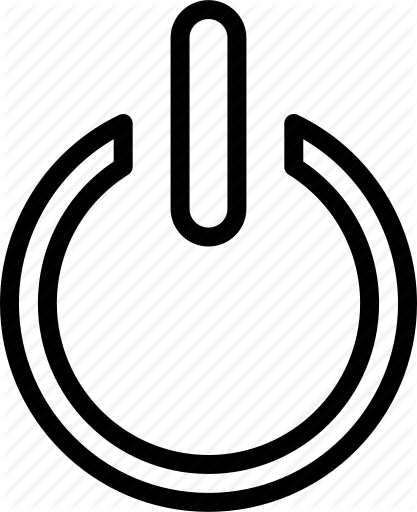
#> input picture python/plus.png, 417 x 512 px; the run also reads 1 picture not shown here
$ python matplotlibtestguiversion3.py
#> lines starting #> are read from the running program, lines starting #| are printed output that depends on the picture
import matplotlib.pyplot as plt
import numpy as np
from PIL import Image
from PIL import GifImagePlugin
from matplotlib.animation import FuncAnimation
from matplotlib.widgets import Button,Cursor,RadioButtons,Slider
from matplotlib.text import Text
import pandas as pd
imageObject = Image.open("./test.gif")
imageObject.seek(0)
j=0
fig = plt.figure(figsize=(8,4.5),facecolor=(0.129,0.129,0.129))
ax3=fig.add_subplot(212)
line3, =ax3.plot([1,2,3],[1,2,3])
ax2=fig.add_subplot(211)
line2, =ax2.plot([1,2,3],[1,2,3])
ax1=fig.add_subplot(111)
line1, =ax1.plot([1,2,3],[1,2,3])
ax1.tick_params(axis='x', colors='white')
ax1.tick_params(axis='y', colors='white')
ax2.tick_params(axis='x', colors='white')
ax2.tick_params(axis='y', colors='white')
ax3.tick_params(axis='x', colors='white')
ax3.tick_params(axis='y', colors='white')
fig.subplots_adjust(left=0.20,right=0.80,bottom=0.04)
typeSelectorax = plt.axes([0.01,0.71,0.14,0.25])
typeSelector = RadioButtons(typeSelectorax,("none","butter","ellip","cheby"))
slider1ax = plt.axes([0.01,0.26,0.04,0.4])
slider1 = Slider(slider1ax,"low",0.05,10,orientation="vertical")
slider1.label.set_color("white")
slider2ax = plt.axes([0.06,0.26,0.04,0.4])
slider2 = Slider(slider2ax,"high",1,60,orientation="vertical")
slider2.label.set_color("white")
slider3ax = plt.axes([0.11,0.26,0.04,0.4])
slider3 = Slider(slider3ax,"order",0,5,orientation="vertical")
slider3.label.set_color("white")
plusbuttonax = plt.axes([0.9,0.01,0.1,0.09])
plusim = Image.open("plus.png")
#> plusim is the input picture: PIL image 417x512 RGBA; mean R, G, B, A 18.2, 18.2, 17.2, 59.6
plusbutton = Button(plusbuttonax,"",plusim,color=(0.129,0.129,0.129),hovercolor=(0.15,0.15,0.15))
savebuttonax=plt.axes([0.9,0.13,0.1,0.1])
loadbuttonax=plt.axes([0.9,0.26,0.1,0.1])
saveim = Image.open("save.png")
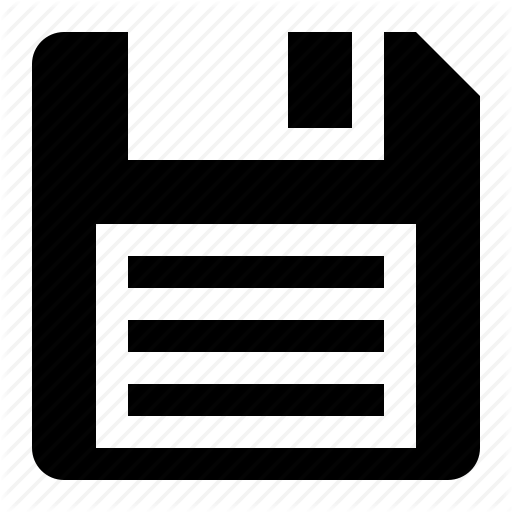
#> input picture python/save.png, 512 x 512 px
#> saveim is the input picture: PIL image 512x512 P; mean R, G, B, A 12.8, 12.8, 12.1, 122.8
savebutton = Button(savebuttonax,"",saveim,color=(0.129,0.129,0.129),hovercolor=(0.17,0.15,0.15))
loadim = Image.open("select.png")
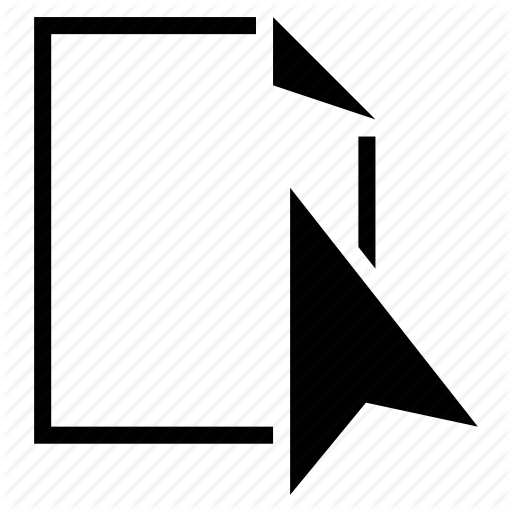
#> input picture python/select.png, 512 x 512 px
#> loadim is the input picture: PIL image 512x512 RGBA; mean R, G, B, A 19.8, 19.8, 18.6, 44.8
loadbutton = Button(loadbuttonax,"",loadim,color=(0.129,0.129,0.129),hovercolor=(0.15,0.15,0.15))
applybuttonax  = plt.axes([0.01,0.12,0.14,0.07])
applybutton = Button(applybuttonax,"apply",color="white",hovercolor=(0.15,0.15,0.15))
ecgax= plt.axes([0.78,0.57,0.30,0.30])
plotSelectorax = plt.axes([0.86,0.38,0.14,0.25])
plotSelector = RadioButtons(plotSelectorax,("Raw ECG","Filtered Ecg","FFT of Filtered","MIXED"))
ax1.set_visible(True)
ax2.set_visible(False)
ax3.set_visible(False)
def update(i):
    global j

    if(plotSelector.value_selected=="Raw ECG"):
        data = pd.read_csv('Rawdata.csv')
        temp=len(data['t'])
        y1 = data['f'][temp-600:temp-1].values
        x = data['t'][temp-600:temp-1].values

        line1.set_data(x,y1)
        ax1.set_xlim(right=x[598]+2,left=x[598]-7)
        ax1.set_ylim(bottom=np.mean(y1)-150,top=np.mean(y1)+150)
        pass
    elif(plotSelector.value_selected=="Filtered Ecg"):
        data = pd.read_csv('Filtereddata.csv')
        temp=len(data['t'])
        y1 = data['f'][temp-600:temp-1].values
        x = data['t'][temp-600:temp-1].values
        line1.set_data(x,y1)
        ax1.set_xlim(right=x[598]+2,left=x[598]-7)
        ax1.set_ylim(bottom=np.mean(y1)-150,top=np.mean(y1)+150)
        pass
    elif(plotSelector.value_selected=="FFT of Filtered"):
        pass
    else:
        pass

    print("problem due to selections!!")
    ecgax.clear()
    ecgax.imshow(imageObject)
    #ecgax.title("tetst")
    ecgax.axis("off")
    txt = ecgax.text(400,0,j,verticalalignment='center', horizontalalignment='center',size=50,color="blue")
    if(j>=imageObject.n_frames-11):
        j=0
    else:
        j=j+3
    imageObject.seek(j)
def axdefiner(label):
    if(label=="MIXED"or False):
        ax2.set_title(plotSelector.value_selected)
        ax1.set_visible(False)
        ax2.set_visible(True)
        ax3.set_visible(True)
    else:
        ax1.set_title(plotSelector.value_selected)
        ax1.set_visible(True)
        ax2.set_visible(False)
        ax3.set_visible(False)
plotSelector.on_clicked(axdefiner)
txt = ecgax.text(0.4,0.1,"XX",size=50,color="blue")
ani = FuncAnimation(fig,update,interval=10)
plt.show()
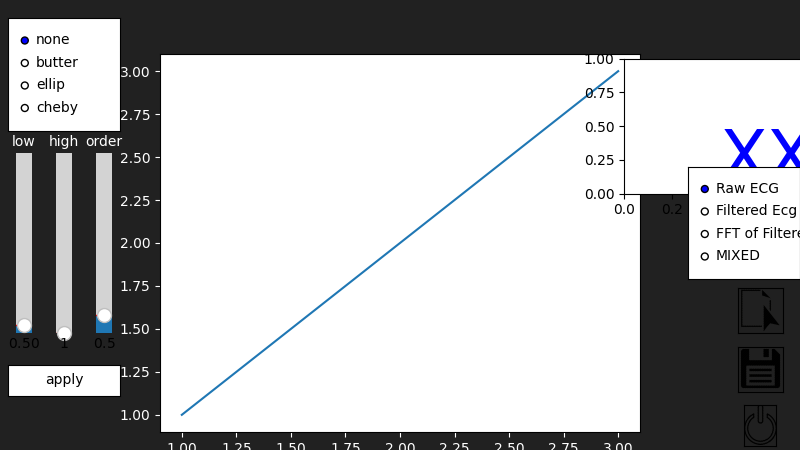
#> figure drawn by matplotlib, 10 panels; panel 1: curve peaks at x = 37.01, y = 1
